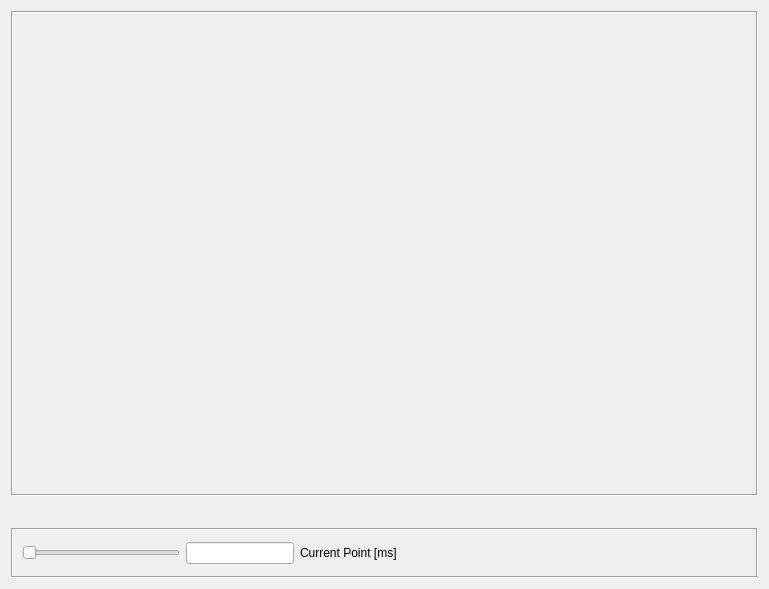
<?xml version="1.0" encoding="UTF-8"?>
<ui version="4.0">
 <class>Form</class>
 <widget class="QWidget" name="Form">
  <property name="geometry">
   <rect>
    <x>0</x>
    <y>0</y>
    <width>769</width>
    <height>589</height>
   </rect>
  </property>
  <property name="windowTitle">
   <string>Form</string>
  </property>
  <layout class="QGridLayout" name="gridLayout_5">
   <item row="2" column="0">
    <widget class="QFrame" name="frame_2">
     <property name="maximumSize">
      <size>
       <width>16777215</width>
       <height>50</height>
      </size>
     </property>
     <property name="frameShape">
      <enum>QFrame::Box</enum>
     </property>
     <property name="frameShadow">
      <enum>QFrame::Sunken</enum>
     </property>
     <layout class="QGridLayout" name="gridLayout_7">
      <item row="0" column="0">
       <widget class="QSlider" name="pointSlider">
        <property name="orientation">
         <enum>Qt::Horizontal</enum>
        </property>
       </widget>
      </item>
      <item row="0" column="1">
       <widget class="QLineEdit" name="pointEdit">
        <property name="sizePolicy">
         <sizepolicy hsizetype="Fixed" vsizetype="Fixed">
          <horstretch>0</horstretch>
          <verstretch>0</verstretch>
         </sizepolicy>
        </property>
       </widget>
      </item>
      <item row="0" column="2">
       <widget class="QLabel" name="pointLabel">
        <property name="text">
         <string>&lt;html&gt;&lt;head/&gt;&lt;body&gt;&lt;p&gt;Current Point [ms]&lt;/p&gt;&lt;/body&gt;&lt;/html&gt;</string>
        </property>
       </widget>
      </item>
      <item row="0" column="3">
       <widget class="QStackedWidget" name="intervalWidget">
        <property name="maximumSize">
         <size>
          <width>16777215</width>
          <height>27</height>
         </size>
        </property>
        <property name="currentIndex">
         <number>0</number>
        </property>
        <widget class="QWidget" name="page_4"/>
        <widget class="QWidget" name="page_3">
         <layout class="QGridLayout" name="gridLayout">
          <property name="margin">
           <number>0</number>
          </property>
          <item row="0" column="0">
           <widget class="QLineEdit" name="intervalEdit">
            <property name="sizePolicy">
             <sizepolicy hsizetype="Fixed" vsizetype="Fixed">
              <horstretch>0</horstretch>
              <verstretch>0</verstretch>
             </sizepolicy>
            </property>
           </widget>
          </item>
          <item row="0" column="1">
           <widget class="QLabel" name="intervaLabel">
            <property name="text">
             <string>&lt;html&gt;&lt;head/&gt;&lt;body&gt;&lt;p&gt;Interval [ms]&lt;/p&gt;&lt;/body&gt;&lt;/html&gt;</string>
            </property>
           </widget>
          </item>
         </layout>
        </widget>
       </widget>
      </item>
      <item row="0" column="4">
       <widget class="QStackedWidget" name="channelWidget">
        <property name="currentIndex">
         <number>0</number>
        </property>
        <widget class="QWidget" name="channelPageEmpty"/>
        <widget class="QWidget" name="channelPage">
         <layout class="QGridLayout" name="gridLayout_3">
          <property name="margin">
           <number>0</number>
          </property>
          <property name="spacing">
           <number>0</number>
          </property>
          <item row="1" column="1">
           <widget class="QComboBox" name="channelBox"/>
          </item>
          <item row="1" column="2">
           <widget class="QLabel" name="channelLabel">
            <property name="text">
             <string>Channels</string>
            </property>
           </widget>
          </item>
         </layout>
        </widget>
       </widget>
      </item>
     </layout>
    </widget>
   </item>
   <item row="0" column="0">
    <widget class="QFrame" name="frame">
     <property name="frameShape">
      <enum>QFrame::Box</enum>
     </property>
     <property name="frameShadow">
      <enum>QFrame::Sunken</enum>
     </property>
    </widget>
   </item>
   <item row="1" column="0">
    <widget class="QStackedWidget" name="stackedWidget">
     <property name="maximumSize">
      <size>
       <width>16777215</width>
       <height>20</height>
      </size>
     </property>
     <property name="frameShape">
      <enum>QFrame::NoFrame</enum>
     </property>
     <property name="frameShadow">
      <enum>QFrame::Plain</enum>
     </property>
     <property name="currentIndex">
      <number>0</number>
     </property>
     <widget class="QWidget" name="pageEmpty"/>
     <widget class="QWidget" name="pageSeqDiag">
      <layout class="QGridLayout" name="gridLayout_2">
       <property name="margin">
        <number>0</number>
       </property>
       <item row="0" column="0">
        <widget class="QCheckBox" name="checkBox">
         <property name="text">
          <string>Moments</string>
         </property>
        </widget>
       </item>
      </layout>
     </widget>
     <widget class="QWidget" name="pageKSpace">
      <layout class="QGridLayout" name="gridLayout_4">
       <property name="margin">
        <number>0</number>
       </property>
       <item row="0" column="0">
        <widget class="QCheckBox" name="addADCs">
         <property name="text">
          <string>ADC</string>
         </property>
        </widget>
       </item>
       <item row="0" column="1">
        <widget class="QCheckBox" name="view3d">
         <property name="text">
          <string>3D View</string>
         </property>
        </widget>
       </item>
      </layout>
     </widget>
    </widget>
   </item>
  </layout>
 </widget>
 <resources/>
 <connections/>
</ui>
